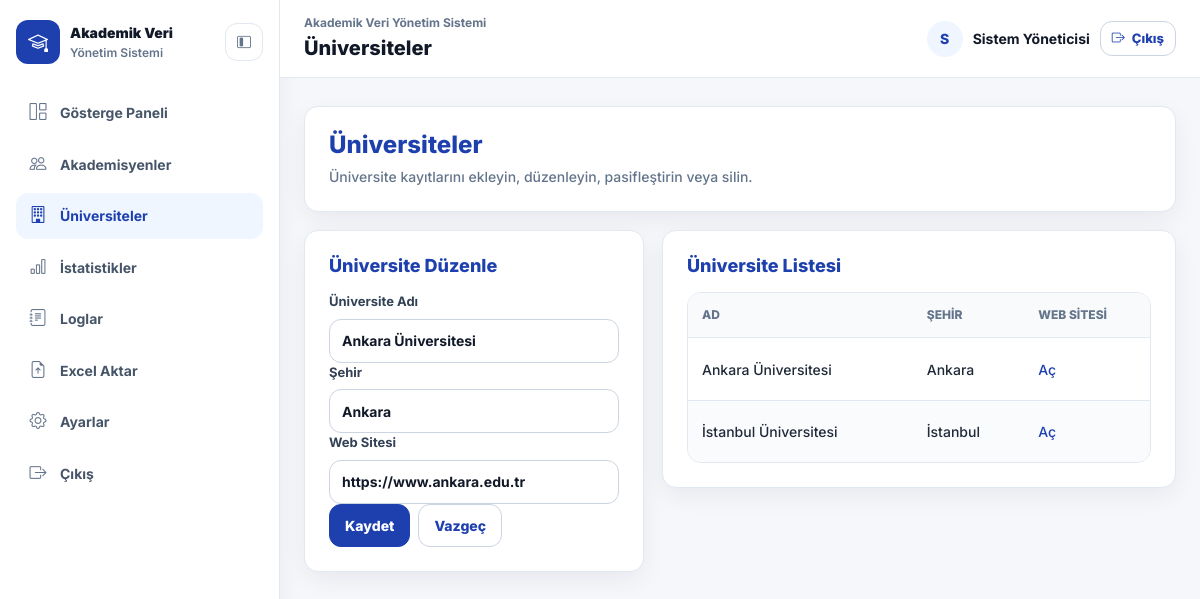
Page /universities.php?edit=1 (signed in) on the committed database.
### tables this page shows
CREATE TABLE universities (
  id INT UNSIGNED AUTO_INCREMENT PRIMARY KEY,
  name VARCHAR(190) NOT NULL,
  city VARCHAR(120) NULL,
  website VARCHAR(255) NULL,
  is_active TINYINT(1) NOT NULL DEFAULT 1,
  created_at DATETIME NOT NULL DEFAULT CURRENT_TIMESTAMP,
  updated_at DATETIME NOT NULL DEFAULT CURRENT_TIMESTAMP ON UPDATE CURRENT_TIMESTAMP,
  UNIQUE KEY uq_universities_name (name)
);

### app/Core/database.php (called while the page is built, shortened)
<?php
function db(): PDO
{
    static $pdo = null;
    if ($pdo instanceof PDO) {
        return $pdo;
    }
    $db = config('db');
    $dsn = sprintf(
        'mysql:host=%s;dbname=%s;charset=%s',
        $db['host'] ?? 'localhost',
        $db['name'] ?? '',
        $db['charset'] ?? 'utf8mb4'
    );
    $pdo = new PDO($dsn, (string) ($db['user'] ?? ''), (string) ($db['pass'] ?? ''), [
        PDO::ATTR_ERRMODE => PDO::ERRMODE_EXCEPTION,
        PDO::ATTR_DEFAULT_FETCH_MODE => PDO::FETCH_ASSOC,
        PDO::ATTR_EMULATE_PREPARES => false,
    ]);
    return $pdo;
}
function fetch_one(string $sql, array $params = []): ?array
{
    $stmt = db()->prepare($sql);
    $stmt->execute($params);
    $row = $stmt->fetch();
    return $row === false ? null : $row;
}
function fetch_all(string $sql, array $params = []): array
{
    $stmt = db()->prepare($sql);
    $stmt->execute($params);
    return $stmt->fetchAll();
}

### app/Core/helpers.php (called while the page is built, shortened)
<?php
function e(mixed $value): string
{
    return htmlspecialchars((string) $value, ENT_QUOTES, 'UTF-8');
}
function current_path(): string
{
    return basename(parse_url((string) ($_SERVER['REQUEST_URI'] ?? ''), PHP_URL_PATH) ?: 'index.php');
}

### app/Core/security.php (called while the page is built, shortened)
<?php
function user(): ?array
{
    return fetch_one(
        'SELECT a.id, a.name, a.email, r.name role_name, r.label role_label FROM admins a LEFT JOIN roles r ON r.id = a.role_id WHERE a.id = ?',
        [(int) $_SESSION['admin_id']]
    );
}

### universities.php (the view, shortened to what this page needs)
<?php
$edit = null;
if (isset($_GET['edit'])) {
    $edit = fetch_one('SELECT * FROM universities WHERE id = ?', [(int) $_GET['edit']]);
}
$rows = fetch_all('SELECT u.*, (SELECT COUNT(*) FROM academics a WHERE a.university_id = u.id) academic_count FROM universities u ORDER BY u.name');
?>
<section class="page-header">
  <h1>Üniversiteler</h1>
  <p>Üniversite kayıtlarını ekleyin, düzenleyin, pasifleştirin veya silin.</p>
</section>
<section class="grid two-col">
  <form class="card" method="post">
    <h2 class="card-title"><?= $edit ? 'Üniversite Düzenle' : 'Üniversite Ekle' ?></h2>
    <label><span>Üniversite Adı</span><input name="name" value="<?= e($edit['name'] ?? '') ?>" required></label>
    <label><span>Şehir</span><input name="city" value="<?= e($edit['city'] ?? '') ?>"></label>
    <label><span>Web Sitesi</span><input type="url" name="website" value="<?= e($edit['website'] ?? '') ?>"></label>
    <div class="actions">
      <button type="submit">Kaydet</button>
      <?php if ($edit): ?><a class="button ghost" href="universities.php">Vazgeç</a><?php endif; ?>
    </div>
  </form>
  <section class="card">
    <h2 class="card-title">Üniversite Listesi</h2>
    <div class="table-wrap">
      <table>
        <thead><tr><th>Ad</th><th>Şehir</th><th>Web Sitesi</th><th>Akademisyen</th><th>Durum</th><th>İşlemler</th></tr></thead>
        <tbody>
        <?php foreach ($rows as $row): ?>
          <tr>
            <td><?= e($row['name']) ?></td>
            <td><?= e($row['city']) ?></td>
            <td><?php if ($row['website']): ?><a href="<?= e($row['website']) ?>" target="_blank" rel="noopener">Aç</a><?php endif; ?></td>
          </tr>
        <?php endforeach; ?>
        </tbody>
      </table>
    </div>
  </section>
</section>
<?php
$content = ob_get_clean();
$title = 'Üniversiteler';
require __DIR__ . '/app/Views/layout.php';

### app/Views/layout.php (shortened to what this page needs)
<?php
$active = current_path();
$currentUser = user();
$pageTitle = $title ?? 'Panel';
$avatarLetter = function_exists('mb_substr')
    ? mb_substr((string) ($currentUser['name'] ?? 'Y'), 0, 1, 'UTF-8')
    : substr((string) ($currentUser['name'] ?? 'Y'), 0, 1);
?>
<!doctype html>
<html lang="tr">
<head>
  <link href="https://cdn.jsdelivr.net/npm/bootstrap@5.3.3/dist/css/bootstrap.min.css" rel="stylesheet">
  <link href="https://cdn.jsdelivr.net/npm/bootstrap-icons@1.11.3/font/bootstrap-icons.css" rel="stylesheet">
  <link rel="stylesheet" href="public/style.css">
</head>
<body>
  <div class="app-shell">
    <aside class="app-sidebar" data-main-nav>
      <div class="sidebar-head">
        <a class="brand" href="index.php">
          <span class="brand-mark"><i class="bi bi-mortarboard"></i></span>
          <span>
            <strong>Akademik Veri</strong>
            <small>Yönetim Sistemi</small>
          </span>
        </a>
        <button class="sidebar-collapse" type="button" aria-label="Menüyü daralt" data-sidebar-collapse>
          <i class="bi bi-layout-sidebar-inset"></i>
        </button>
      </div>
      <nav class="main-nav" aria-label="Ana menü">
        <a class="<?= $active === 'index.php' ? 'active' : '' ?>" href="index.php"><i class="bi bi-grid-1x2"></i><span>Gösterge Paneli</span></a>
        <a class="<?= $active === 'academics.php' ? 'active' : '' ?>" href="academics.php"><i class="bi bi-people"></i><span>Akademisyenler</span></a>
        <a class="<?= $active === 'universities.php' ? 'active' : '' ?>" href="universities.php"><i class="bi bi-building"></i><span>Üniversiteler</span></a>
        <a class="<?= $active === 'statistics.php' ? 'active' : '' ?>" href="statistics.php"><i class="bi bi-bar-chart"></i><span>İstatistikler</span></a>
        <a class="<?= $active === 'logs.php' ? 'active' : '' ?>" href="logs.php"><i class="bi bi-journal-text"></i><span>Loglar</span></a>
        <a class="<?= $active === 'import.php' ? 'active' : '' ?>" href="import.php"><i class="bi bi-file-earmark-arrow-up"></i><span>Excel Aktar</span></a>
        <a class="<?= $active === 'settings.php' ? 'active' : '' ?>" href="settings.php"><i class="bi bi-gear"></i><span>Ayarlar</span></a>
        <a href="logout.php"><i class="bi bi-box-arrow-right"></i><span>Çıkış</span></a>
      </nav>
    </aside>
    <div class="app-main">
      <header class="topbar">
        <div class="topbar-title">
          <span>Akademik Veri Yönetim Sistemi</span>
          <strong><?= e($pageTitle) ?></strong>
        </div>
        <div class="user-area">
          <span class="user-avatar" aria-hidden="true"><?= e($avatarLetter) ?></span>
          <span class="user-name"><?= e($currentUser['name'] ?? '') ?></span>
          <a class="button ghost small topbar-logout" href="logout.php"><i class="bi bi-box-arrow-right"></i><span>Çıkış</span></a>
        </div>
      </header>
      <main class="page">
        <?= $content ?>
      </main>
    </div>
  </div>
</body>
</html>

### rows in the picture
universities: name "Ankara Üniversitesi", city "Ankara", website "https://www.ankara.edu.tr"
universities: name "İstanbul Üniversitesi", city "İstanbul"

### other values in the picture
$pageTitle "Üniversiteler"
$avatarLetter "S"
$currentUser['name'] "Sistem Yöneticisi"
